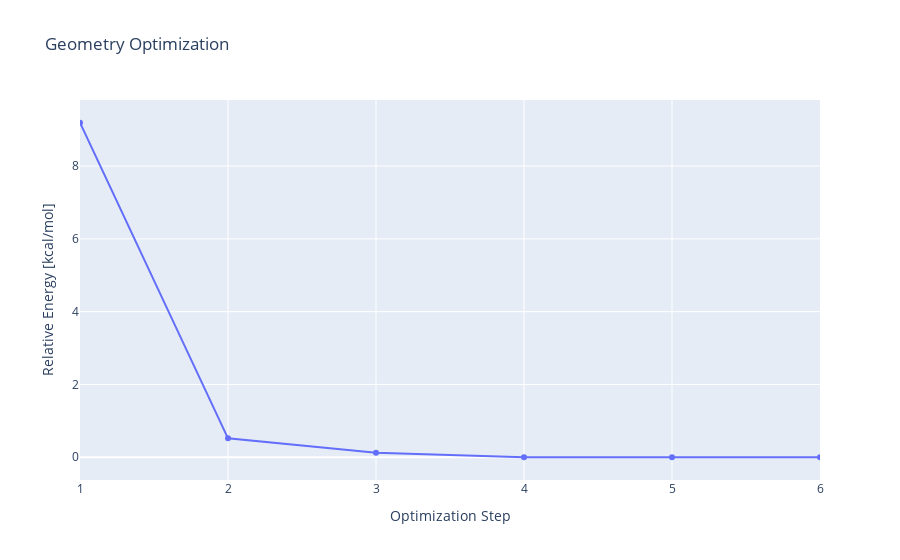

Notebook cell for this chart:
### Markdown cell above
This water molecule has bond length and angle dimensions much closer to expected values. We can also plot the optimization history to see how each step in the geometry optimization affected the results. Though the chart is not too impressive for this simple molecule, it is hopefully illuminating and is available for any geometry optimization ever completed.

### Code cell
proc.show_history()

### Figure 1 — Plotly figure (JSON) as saved in the notebook; plotly's stock layout.template omitted (floating-point values rounded to 4 significant figures)
{"data": [{"mode": "lines+markers", "type": "scatter", "x": [1, 2, 3, 4, 5, 6], "y": [9.189, 0.52, 0.124, 0.001, 0, 0]}], "layout": {"title": {"text": "Geometry Optimization"}, "xaxis": {"range": [1, 6], "title": {"text": "Optimization Step"}}, "yaxis": {"title": {"text": "Relative Energy [kcal/mol]"}, "zeroline": true}}}
